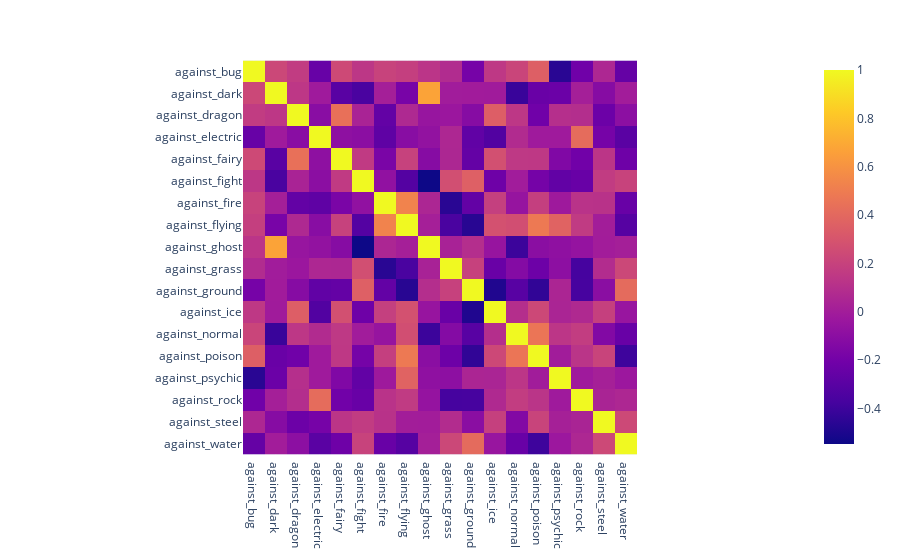

Notebook code cell kept with this figure:
### Code cell
corr = df[num_cols_against].corr()
px.imshow(corr, color_continuous_scale=px.colors.sequential.Plasma)

### Figure 1 — Plotly figure (JSON) as saved in the notebook; plotly's stock layout.template omitted (floating-point values rounded to 4 significant figures; data arrays with more than 128 entries replaced by an {"elided": "..."} marker saying what was removed)
{"data": [{"coloraxis": "coloraxis", "hovertemplate": "x: %{x}<br>y: %{y}<br>color: %{z}<extra></extra>", "name": "0", "type": "heatmap", "x": ["against_bug", "against_dark", "against_dragon", "against_electric", "against_fairy", "against_fight", "against_fire", "against_flying", "against_ghost", "against_grass", "against_ground", "against_ice", "against_normal", "against_poison", "against_psychic", "against_rock", "against_steel", "against_water"], "xaxis": "x", "y": ["against_bug", "against_dark", "against_dragon", "against_electric", "against_fairy", "against_fight", "against_fire", "against_flying", "against_ghost", "against_grass", "against_ground", "against_ice", "against_normal", "against_poison", "against_psychic", "against_rock", "against_steel", "against_water"], "yaxis": "y", "z": {"elided": "18x18 float values"}}], "layout": {"coloraxis": {"colorscale": [[0, "#0d0887"], [0.1111, "#46039f"], [0.2222, "#7201a8"], [0.3333, "#9c179e"], [0.4444, "#bd3786"], [0.5556, "#d8576b"], [0.6667, "#ed7953"], [0.7778, "#fb9f3a"], [0.8889, "#fdca26"], [1, "#f0f921"]]}, "margin": {"t": 60}, "xaxis": {"anchor": "y", "constrain": "domain", "domain": [0, 1], "scaleanchor": "y"}, "yaxis": {"anchor": "x", "autorange": "reversed", "constrain": "domain", "domain": [0, 1]}}}
